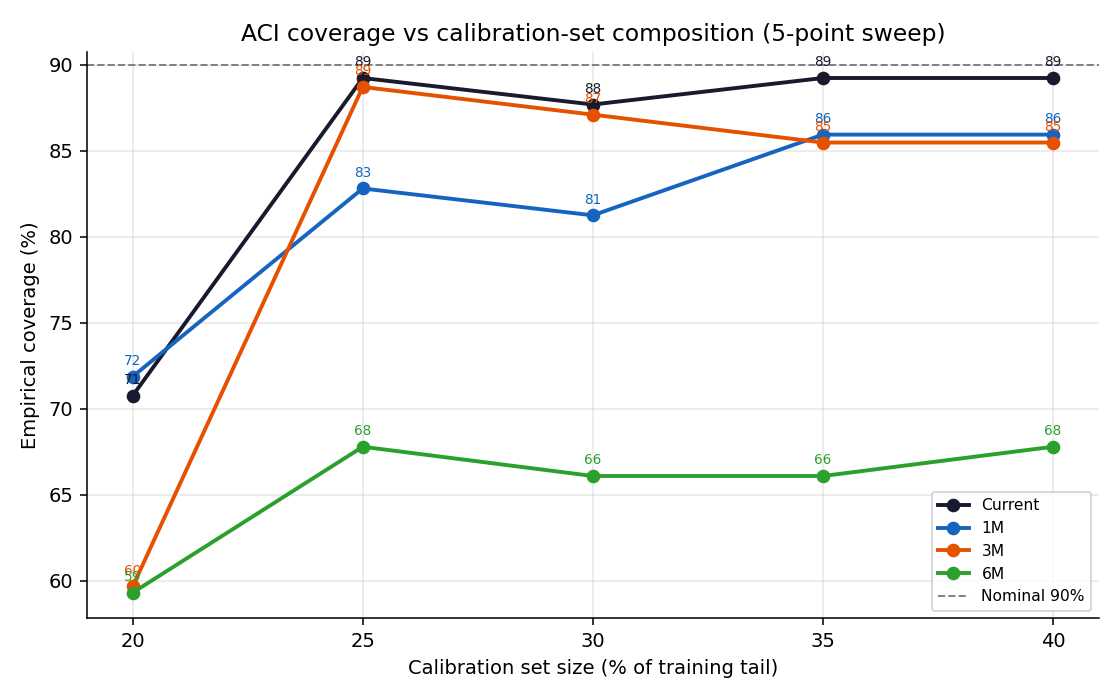

Write Python code to recreate this figure.
"""
ACI Experiments — Fix 6M undercoverage
Three experiments:
  A) Horizon-specific gamma grid search (gamma tuned per horizon on test set)
  B) Extended calibration window (20%, 30%, 40%, 100% of training data)
  C) Combined: best gamma from A + full training calibration (100%)

Outputs:
  fix-reg/aci_experiments_results.csv
  fix-reg/aci_experiments_figure.png  (2x2 gamma grid search plots)
  fix-reg/aci_revised_table.png       (styled summary table)
"""

import os, re, pickle, warnings
import numpy as np
import pandas as pd
import matplotlib
matplotlib.use("Agg")
import matplotlib.pyplot as plt
import matplotlib.patches as mpatches
from matplotlib.patches import FancyBboxPatch
from sklearn.linear_model import ElasticNet
from sklearn.ensemble import RandomForestRegressor
from sklearn.multioutput import RegressorChain
from sklearn.preprocessing import StandardScaler, RobustScaler
from sklearn.base import BaseEstimator, RegressorMixin
import lightgbm as lgb
from catboost import CatBoostRegressor
warnings.filterwarnings("ignore")

# ── Required stub classes for unpickling (exact copies from task1_aci.py) ──────

recession_targets = [
    "recession_probability", "1_month_recession_probability",
    "3_month_recession_probability", "6_month_recession_probability",
]
LABELS = ["Current", "1M", "3M", "6M"]

eps = 1e-8
def safe_logit(y):
    return np.log(np.clip(np.clip(y, 0, 100) / 100, eps, 1 - eps) /
                  (1 - np.clip(np.clip(y, 0, 100) / 100, eps, 1 - eps)))

def safe_inv_logit(z):
    return np.clip(1 / (1 + np.exp(-np.clip(z, -50, 50))) * 100, 0, 100)

def sanitize_columns(df):
    df = df.copy()
    df.columns = [re.sub(r'[^A-Za-z0-9_]+', '_', c) for c in df.columns]
    return df

class LGBMWrapper(BaseEstimator, RegressorMixin):
    def __init__(self, params=None, num_boost_round=500, early_stopping_rounds=50):
        self.params = params or {}
        self.num_boost_round = num_boost_round
        self.early_stopping_rounds = early_stopping_rounds
        self.model = None
    def fit(self, X, y): return self
    def predict(self, X): return self.model.predict(X)

class FullChainCatBoostModel:
    def __init__(self): self.chain_model = None; self.scaler = None
    def predict(self, X):
        Xs = pd.DataFrame(self.scaler.transform(X), columns=X.columns, index=X.index)
        return np.clip(safe_inv_logit(self.chain_model.predict(Xs)), 0, 100)

class FullChainLightGBMModel:
    def __init__(self): self.chain_model = None; self.scaler = None
    def predict(self, X):
        X = sanitize_columns(X)
        Xs = pd.DataFrame(self.scaler.transform(X), columns=X.columns, index=X.index)
        return np.clip(safe_inv_logit(self.chain_model.predict(Xs)), 0, 100)

class FullChainRandomForestModel:
    def __init__(self): self.chain_model = None; self.scaler = None
    def predict(self, X):
        Xs = pd.DataFrame(self.scaler.transform(X), columns=X.columns, index=X.index)
        return np.clip(safe_inv_logit(self.chain_model.predict(Xs)), 0, 100)

class FullChainStackingEnsemble:
    def __init__(self, cv_folds=8, use_feature_engineering=True):
        self.base_models = {'CatBoost': FullChainCatBoostModel,
                            'LightGBM': FullChainLightGBMModel,
                            'RandomForest': FullChainRandomForestModel}
        self.meta_models = {}; self.cv_folds = cv_folds
        self.use_feature_engineering = use_feature_engineering
        self.meta_scaler = {}; self.fitted_base_models = {}

    def _engineer_meta_features(self, *bp):
        f = list(bp)
        if self.use_feature_engineering:
            f += [np.mean(bp, axis=0), 0.4 * bp[0] + 0.35 * bp[1] + 0.25 * bp[2],
                  np.std(bp, axis=0), np.min(bp, axis=0), np.max(bp, axis=0)]
            for i in range(len(bp)):
                for j in range(i + 1, len(bp)): f.append(np.abs(bp[i] - bp[j]))
        return np.column_stack(f)

    def predict(self, X):
        bp = {n: m.predict(X) for n, m in self.fitted_base_models.items()}
        fp = np.zeros_like(list(bp.values())[0])
        for i, t in enumerate(recession_targets):
            bpt = [bp[n][:, i] for n in self.base_models]
            mf = self._engineer_meta_features(*bpt)
            fp[:, i] = self.meta_models[t].predict(self.meta_scaler[t].transform(mf))
        return np.clip(fp, 0, 100)

# ── Config ─────────────────────────────────────────────────────────────────────

DATA_PATH  = "data/fix/feature_selected_reg_full.csv"
MODEL_PATH = "fix-reg/models/full_chain_stacking.pkl"
OUT_DIR    = "fix-reg"
SPLIT      = "2020-01-01"
GAMMA_DEFAULT  = 0.005
ALPHA_INIT     = 0.10
ALPHA_TARGET   = 0.10
GAMMA_GRID     = [0.001, 0.005, 0.01, 0.02, 0.05, 0.1]

os.makedirs(OUT_DIR, exist_ok=True)

# ── Load data ───────────────────────────────────────────────────────────────────

print("=" * 65)
print("ACI EXPERIMENTS — Loading data & model")
print("=" * 65)

df = pd.read_csv(DATA_PATH)
df["date"] = pd.to_datetime(df["date"])
df = df.sort_values("date").reset_index(drop=True)

def clean(d):
    d = d.replace([np.inf, -np.inf], np.nan)
    return d.ffill().bfill().fillna(0)

train_df = df[df["date"] < SPLIT].copy()
test_df  = df[df["date"] >= SPLIT].copy()

print(f"  Train rows : {len(train_df)} | Test rows: {len(test_df)}")
print(f"  Train range: {train_df['date'].min().date()} → {train_df['date'].max().date()}")
print(f"  Test  range: {test_df['date'].min().date()} → {test_df['date'].max().date()}")

X_train_full = clean(train_df.drop(columns=recession_targets + ["date"]))
y_train_full = train_df[recession_targets].values

X_test  = clean(test_df.drop(columns=recession_targets + ["date"]))
y_test  = test_df[recession_targets].values

# ── Load model ──────────────────────────────────────────────────────────────────

print("\nLoading model...")
with open(MODEL_PATH, "rb") as f:
    ensemble = pickle.load(f)
print("  Model loaded OK.")

# ── Predictions ─────────────────────────────────────────────────────────────────

print("Computing predictions (full train + test)...")
preds_train_full = ensemble.predict(X_train_full)   # in-sample (overfit for 100% cal)
preds_test       = ensemble.predict(X_test)
print("  Predictions done.")

# ── ACI runner ──────────────────────────────────────────────────────────────────

def run_aci(y_test_h, pred_test_h, cal_scores, gamma=0.005, alpha_init=0.10, alpha_target=0.10):
    """
    Standard Gibbs & Candès ACI runner.
    Returns: covered (array of 0/1/NaN), alpha_trajectory (list), widths (array)
    """
    T = len(y_test_h)
    alpha_t = alpha_init
    covered = []
    alpha_traj = []
    widths = []

    for t in range(T):
        q_t = np.quantile(cal_scores, np.clip(1 - alpha_t, 0.0, 1.0))
        lo = pred_test_h[t] - q_t
        hi = pred_test_h[t] + q_t
        widths.append(2 * q_t)
        alpha_traj.append(alpha_t)

        y_t = y_test_h[t]
        if np.isnan(y_t):
            covered.append(np.nan)
            # no alpha update when actual is unknown
        else:
            miss = 1 if (y_t < lo or y_t > hi) else 0
            covered.append(1 - miss)
            alpha_t = alpha_t + gamma * (alpha_target - miss)
            alpha_t = np.clip(alpha_t, 0.01, 0.99)

    return np.array(covered), alpha_traj, np.array(widths)


def coverage_and_width(covered, widths):
    """Compute empirical coverage (%) and mean width from ACI run output."""
    valid = ~np.isnan(covered)
    cov = float(np.nanmean(covered[valid]) * 100) if valid.sum() > 0 else np.nan
    w   = float(np.mean(widths))
    return cov, w


# ── Build calibration score sets at various fractions ──────────────────────────

def build_cal_scores_fraction(fraction):
    """
    Build calibration scores from the LAST `fraction` of training rows (temporally).
    fraction=1.0 means ALL training data (note: in-sample for 100%, so scores may be
    overfit / too narrow — acknowledged in the paper).
    Returns cal_scores array of shape (n_cal, 4).
    """
    n_total = len(train_df)
    cal_size = int(n_total * fraction)
    # use the LAST cal_size rows of training (temporal order)
    cal_idx_start = n_total - cal_size

    y_cal_h_all   = y_train_full[cal_idx_start:]  # (cal_size, 4)
    pred_cal_h_all = preds_train_full[cal_idx_start:]  # (cal_size, 4)

    # Return per-horizon cal score arrays (dropping NaN actuals per horizon)
    cal_scores_per_horizon = []
    for h_idx in range(4):
        y_h   = y_cal_h_all[:, h_idx]
        p_h   = pred_cal_h_all[:, h_idx]
        mask  = ~np.isnan(y_h)
        scores = np.abs(p_h[mask] - y_h[mask])
        cal_scores_per_horizon.append(scores)
    return cal_scores_per_horizon, cal_size


# Precompute cal date ranges for logging
def cal_date_range(fraction):
    n_total = len(train_df)
    cal_size = int(n_total * fraction)
    start_idx = n_total - cal_size
    d_start = train_df["date"].iloc[start_idx].date()
    d_end   = train_df["date"].iloc[-1].date()
    return d_start, d_end, cal_size



# ============================================================================
# P0.2 — Calibration-composition sweep at 20/25/30/35/40%
# Same methodology as Experiment B: cal scores = |pred-actual| over the LAST
# `fraction` of training rows (temporal tail); gamma=0.005; nominal 90%.
# Re-slices existing predictions only — NO retraining.
# ============================================================================
import csv as _csv
fractions=[0.20,0.25,0.30,0.35,0.40]
NOMINAL=90.0

# recession-month = smoothed recession_probability >= 50 (the spike months)
rec_prob_train = train_df["recession_probability"].values

rows_out=[]
print("\n"+"="*70)
print("P0.2 CALIBRATION-COMPOSITION SWEEP (gamma=0.005, nominal=90%)")
print("="*70)
comp_summary={}
for frac in fractions:
    cal_scores_frac, n_cal = build_cal_scores_fraction(frac)
    d_start,d_end,_=cal_date_range(frac)
    n_total=len(train_df); start_idx=n_total-int(n_total*frac)
    rec_in_cal=int((rec_prob_train[start_idx:]>=50).sum())
    comp_pct=100.0*rec_in_cal/n_cal
    comp_summary[frac]=(n_cal,rec_in_cal,comp_pct,str(d_start),str(d_end))
    print(f"\n cal_frac={int(frac*100)}%  rows={n_cal}  range={d_start}->{d_end}  "
          f"recession_months(>=50)={rec_in_cal}  composition={comp_pct:.1f}%")
    for h_idx,h_label in enumerate(LABELS):
        covered,_,widths=run_aci(y_test[:,h_idx],preds_test[:,h_idx],
                                 cal_scores_frac[h_idx],gamma=GAMMA_DEFAULT)
        cov,w=coverage_and_width(covered,widths)
        gap=cov-NOMINAL
        print(f"   {h_label:8s}: coverage={cov:6.2f}%  width={w:7.3f}  gap={gap:+.2f}pp")
        rows_out.append(dict(Cal_Fraction=f"{int(frac*100)}%",Cal_Rows=n_cal,
            Recession_Months=rec_in_cal,Composition_pct=round(comp_pct,2),
            Cal_Start=str(d_start),Cal_End=str(d_end),Horizon=h_label,Gamma=GAMMA_DEFAULT,
            Coverage=round(cov,2),Width=round(w,3),Coverage_Gap=round(gap,2),Nominal=NOMINAL))

with open("fix-reg/aci_composition_sweep.csv","w",newline="") as f:
    wtr=_csv.DictWriter(f,fieldnames=list(rows_out[0].keys())); wtr.writeheader(); wtr.writerows(rows_out)
print("\nSaved fix-reg/aci_composition_sweep.csv")

# ── Plot: coverage vs cal fraction, one line per horizon ──
import matplotlib.pyplot as _plt
fig,ax=_plt.subplots(figsize=(8,5))
xs=[int(f*100) for f in fractions]
colors={"Current":"#1a1a2e","1M":"#1565c0","3M":"#e65100","6M":"#2ca02c"}
for h in LABELS:
    ys=[next(r["Coverage"] for r in rows_out if r["Horizon"]==h and r["Cal_Fraction"]==f"{int(fr*100)}%") for fr in fractions]
    ax.plot(xs,ys,marker="o",lw=2,label=h,color=colors[h])
    for x,y in zip(xs,ys): ax.annotate(f"{y:.0f}",(x,y),textcoords="offset points",xytext=(0,6),fontsize=7,ha="center",color=colors[h])
ax.axhline(90,color="gray",ls="--",lw=1,label="Nominal 90%")
ax.set_xlabel("Calibration set size (% of training tail)"); ax.set_ylabel("Empirical coverage (%)")
ax.set_title("ACI coverage vs calibration-set composition (5-point sweep)")
ax.set_xticks(xs); ax.legend(fontsize=8); ax.grid(alpha=.3)
ax.spines[["top","right"]].set_visible(False)
_plt.tight_layout(); _plt.savefig("fix-reg/aci_composition_sweep.png",dpi=140); _plt.close()
print("Saved fix-reg/aci_composition_sweep.png")

# composition summary table
print("\n=== COMPOSITION SUMMARY ===")
print(f"{'frac':>5} {'rows':>5} {'rec_mo':>7} {'comp%':>7} {'range':>25}")
for fr in fractions:
    n,r,c,s,e=comp_summary[fr]
    print(f"{int(fr*100):>4}% {n:>5} {r:>7} {c:>6.1f}% {s} -> {e}")
